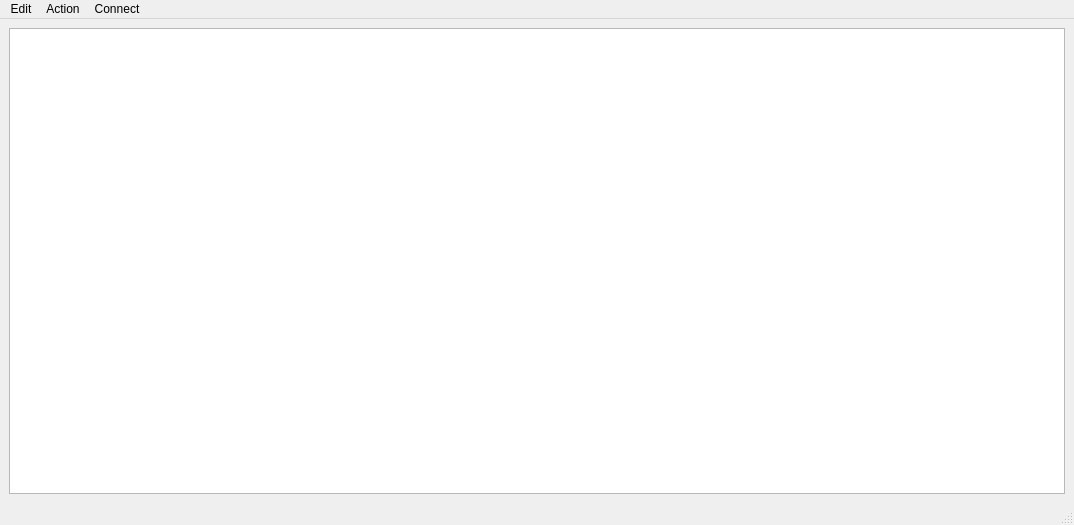
<?xml version="1.0" encoding="UTF-8"?>
<ui version="4.0">
 <class>MainWindow</class>
 <widget class="QMainWindow" name="MainWindow">
  <property name="geometry">
   <rect>
    <x>0</x>
    <y>0</y>
    <width>1074</width>
    <height>525</height>
   </rect>
  </property>
  <property name="sizePolicy">
   <sizepolicy hsizetype="Preferred" vsizetype="Preferred">
    <horstretch>1</horstretch>
    <verstretch>1</verstretch>
   </sizepolicy>
  </property>
  <property name="windowTitle">
   <string>Satellite tracker</string>
  </property>
  <widget class="QWidget" name="centralwidget">
   <layout class="QGridLayout" name="gridLayout">
    <item row="0" column="0">
     <widget class="QTableView" name="tableView">
      <property name="sizePolicy">
       <sizepolicy hsizetype="Expanding" vsizetype="Expanding">
        <horstretch>0</horstretch>
        <verstretch>0</verstretch>
       </sizepolicy>
      </property>
      <property name="sizeIncrement">
       <size>
        <width>0</width>
        <height>0</height>
       </size>
      </property>
     </widget>
    </item>
   </layout>
  </widget>
  <widget class="QMenuBar" name="menubar">
   <property name="geometry">
    <rect>
     <x>0</x>
     <y>0</y>
     <width>1074</width>
     <height>20</height>
    </rect>
   </property>
   <widget class="QMenu" name="menuwasd">
    <property name="title">
     <string>Edit</string>
    </property>
    <addaction name="actionPreferences"/>
    <addaction name="actionRadio_connection"/>
    <addaction name="actionRotator_connection"/>
   </widget>
   <widget class="QMenu" name="menuConnect">
    <property name="title">
     <string>Connect</string>
    </property>
    <addaction name="actionRadio"/>
    <addaction name="actionRotator"/>
   </widget>
   <widget class="QMenu" name="menuAction">
    <property name="title">
     <string>Action</string>
    </property>
    <addaction name="actionManual_TLE_update"/>
    <addaction name="actionUpdate_transmitters_json"/>
   </widget>
   <addaction name="menuwasd"/>
   <addaction name="menuAction"/>
   <addaction name="menuConnect"/>
  </widget>
  <widget class="QStatusBar" name="statusbar"/>
  <action name="actionTLE_Sources">
   <property name="text">
    <string>TLE Sources</string>
   </property>
  </action>
  <action name="actionPreferences">
   <property name="text">
    <string>Preferences</string>
   </property>
  </action>
  <action name="actionManual_refresh">
   <property name="text">
    <string>Manual refresh</string>
   </property>
  </action>
  <action name="actionManual_TLE_update">
   <property name="text">
    <string>Manual TLE update</string>
   </property>
  </action>
  <action name="actionRadio">
   <property name="text">
    <string>Radio</string>
   </property>
  </action>
  <action name="actionRotator">
   <property name="text">
    <string>Rotator</string>
   </property>
  </action>
  <action name="actionUpdate_transmitters_json">
   <property name="text">
    <string>Update transmitters.json</string>
   </property>
  </action>
  <action name="actionRadio_connection">
   <property name="text">
    <string>Radio connection</string>
   </property>
  </action>
  <action name="actionRotator_connection">
   <property name="text">
    <string>Rotator connection</string>
   </property>
  </action>
 </widget>
 <resources/>
 <connections/>
</ui>
